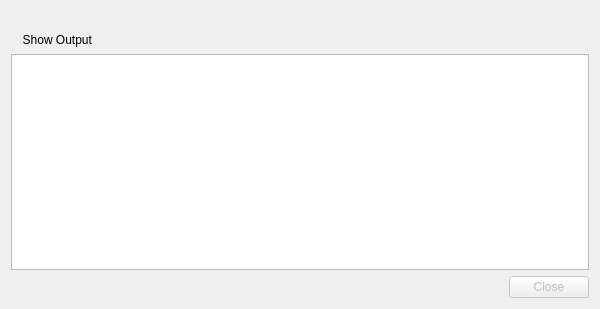
<?xml version="1.0" encoding="UTF-8"?>
<ui version="4.0">
 <class>ProgressDialog</class>
 <widget class="QDialog" name="ProgressDialog">
  <property name="geometry">
   <rect>
    <x>0</x>
    <y>0</y>
    <width>600</width>
    <height>309</height>
   </rect>
  </property>
  <property name="minimumSize">
   <size>
    <width>600</width>
    <height>0</height>
   </size>
  </property>
  <layout class="QVBoxLayout" name="verticalLayout">
   <item>
    <layout class="QHBoxLayout" name="horizontalLayout">
     <item>
      <widget class="QLabel" name="labelOperation">
       <property name="sizePolicy">
        <sizepolicy hsizetype="Fixed" vsizetype="Preferred">
         <horstretch>0</horstretch>
         <verstretch>0</verstretch>
        </sizepolicy>
       </property>
      </widget>
     </item>
     <item>
      <widget class="QLabel" name="labelInfo">
       <property name="sizePolicy">
        <sizepolicy hsizetype="Preferred" vsizetype="Fixed">
         <horstretch>0</horstretch>
         <verstretch>0</verstretch>
        </sizepolicy>
       </property>
      </widget>
     </item>
    </layout>
   </item>
   <item>
    <widget class="QToolButton" name="buttonShowOutput">
     <property name="styleSheet">
      <string notr="true">QToolButton { border: none; }</string>
     </property>
     <property name="text">
      <string>  Show Output</string>
     </property>
     <property name="checkable">
      <bool>true</bool>
     </property>
     <property name="toolButtonStyle">
      <enum>Qt::ToolButtonTextBesideIcon</enum>
     </property>
     <property name="arrowType">
      <enum>Qt::NoArrow</enum>
     </property>
    </widget>
   </item>
   <item>
    <widget class="QPlainTextEdit" name="output">
     <property name="sizePolicy">
      <sizepolicy hsizetype="Expanding" vsizetype="Expanding">
       <horstretch>0</horstretch>
       <verstretch>0</verstretch>
      </sizepolicy>
     </property>
     <property name="minimumSize">
      <size>
       <width>0</width>
       <height>150</height>
      </size>
     </property>
     <property name="lineWrapMode">
      <enum>QPlainTextEdit::NoWrap</enum>
     </property>
    </widget>
   </item>
   <item>
    <widget class="QDialogButtonBox" name="buttonBox">
     <property name="enabled">
      <bool>false</bool>
     </property>
     <property name="standardButtons">
      <set>QDialogButtonBox::Close</set>
     </property>
    </widget>
   </item>
  </layout>
 </widget>
 <tabstops>
  <tabstop>buttonShowOutput</tabstop>
  <tabstop>output</tabstop>
 </tabstops>
 <resources/>
 <connections/>
</ui>
